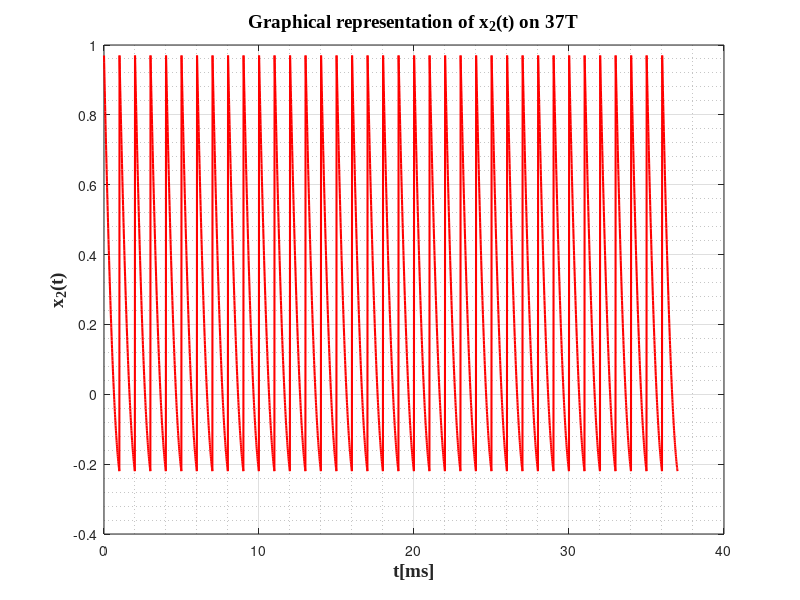

Write the MATLAB code that produced this figure.
%x2(t) 
T_2=1;
t = linspace(0,1,100);
x = 0.86*t.^2-2.05*t+0.97;
v=ones(1,37);
x2=x'*v;
x2=x2(:);
T2=linspace(0,37*T_2,(T_2+1)*37*5*10);
T2=T2(:);
size(x2)
size(T2)
figure(1);
plot(T2,x2,'r','LineWidth',1.5);
grid on;
grid minor;
xlabel('t[ms]', 'fontweight', 'bold', 'fontsize', 14, 'FontName', 'Times New Roman');
ylabel('x_{2}(t)','fontweight','bold','fontsize', 14, 'FontName', 'Times New Roman');
title('Graphical representation of x_{2}(t) on 37T','fontweight','bold','fontsize',14, 'FontName', 'Times New Roman');
